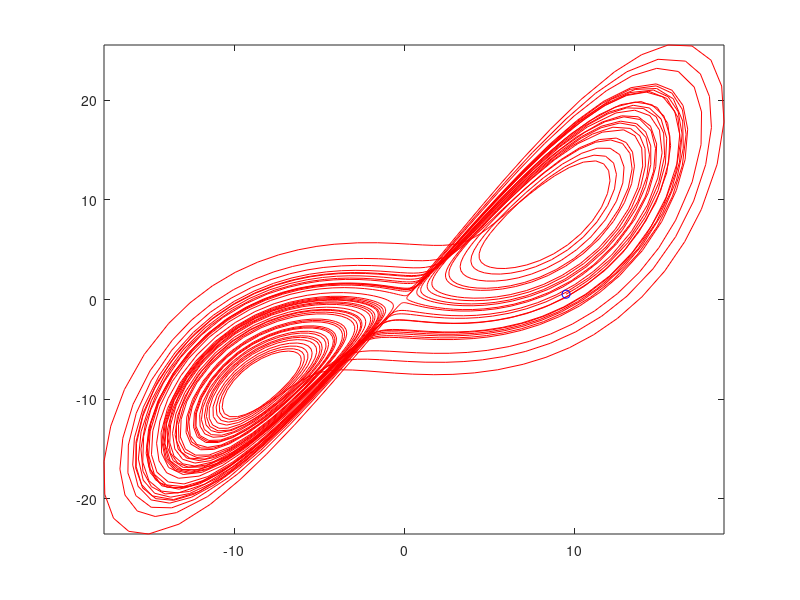

The MATLAB source for this figure:
sigma = 10;
b = 8/3;
r = 28;
t0 = 0;
x0 = 0;
y0 = 1;
z0 = 5;
T = 50;
f = @(t, x) [sigma*(x(2) - x(1)) ; r*x(1) - x(2) - x(1)*x(3) ; -b*x(3) + x(1)*x(2)];

[t,v] = ode45(f, [t0, T], [x0,y0,z0]);
#plot3(v(:, 1), v(:, 2), v(:, 3));
comet(v(:, 1), v(:, 2), v(:, 3));
